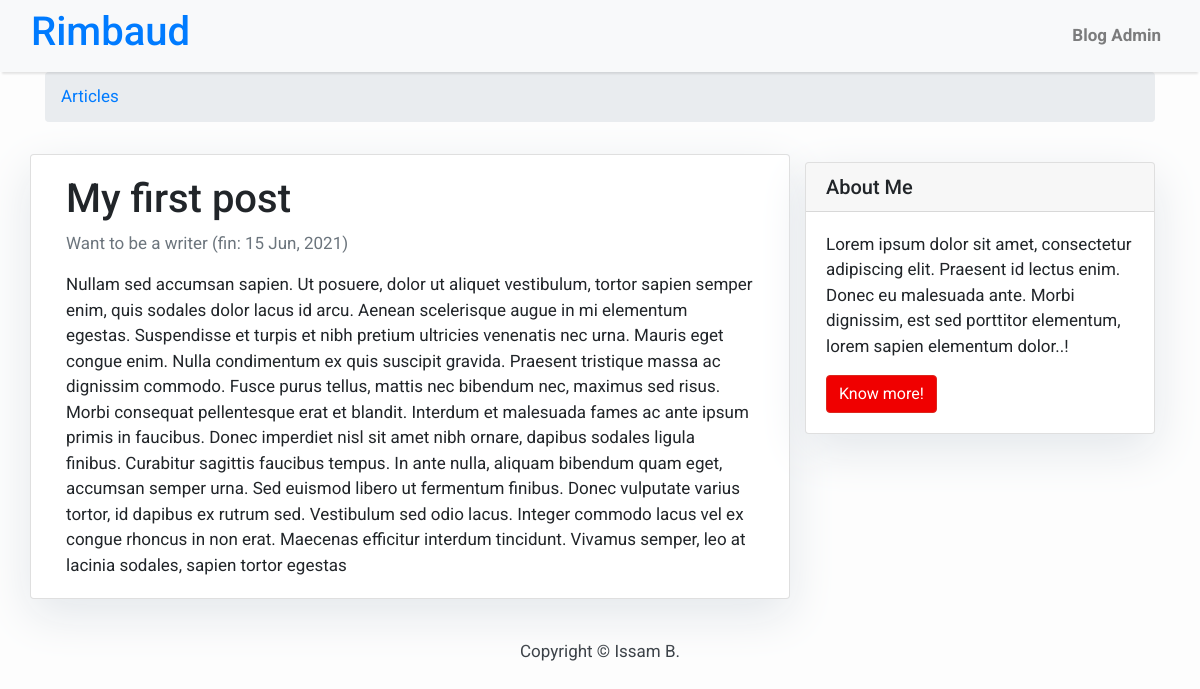
The app's page /article/2 with its own data.
### blog/models.py (models this page shows)
class Article(models.Model):
    title = models.CharField("Titre", max_length=25)
    description = models.CharField("Déscription", max_length=50)
    article = models.TextField("Article", max_length=1000)
    visibility_date_limit = models.DateField("Date limite de parution")
    visible_only_by_admin = models.BooleanField("Article visible par l'administrateur uniquement", default=True)

### blog/views.py (the view)
# urls.py: path("article/<str:id>", views.get_article),
def get_article(request, id: str):
    print(f'id: {id.__class__.__name__}')
    query = (__find_articles_query(request.user.is_superuser).filter(id=id).first())
    article = {"article": query}
    return render(request, "post_detail.html", article)

### blog/views.py (called while the page is built)
def __find_articles_query(is_admin: bool = False) -> QuerySet:
    articles = Article.objects.exclude(
        visibility_date_limit__lt=datetime.datetime.now(),
    ).order_by("id")
    if not is_admin:
        articles = articles.exclude(
            visible_only_by_admin=True,
        )
    return articles

### blog/templates/post_detail.html
{% extends 'base.html' %} {% block content %}
<div class="container">
  <nav aria-label="breadcrumb">
    <ol class="breadcrumb">
      <li class="breadcrumb-item active" aria-current="page">
        <a href="{% url 'home' %}">Articles</a>
      </li>
    </ol>
  </nav>
    <div class="row">
    <div class="col-md-8 card mb-4  mt-3 left  top">
      <div class="card-body">
        <h1>{% block title %} {{ article.title }} {% endblock title %}</h1>
        <p class=" text-muted">{{ article.description }} (fin: {{ article.visibility_date_limit |date:"d M, Y" }})</p>
        <p class="card-text ">{{ article.article | safe }}</p>
      </div>
    </div>
    {% block sidebar %} {% include 'sidebar.html' %} {% endblock sidebar %}
  </div>
</div>
{% endblock content %}

### blog/templates/base.html (style rules this page uses)
body { font-family: "Roboto", sans-serif; font-size: 17px; background-color: #fdfdfd; }

### blog/templates/sidebar.html (style rules this page uses)
.card { box-shadow: 0 16px 48px #E3E7EB; }

### records on screen
Article: title "My first post", description "Want to be a writer", visibility_date_limit "15 Jun, 2021", article "Nullam sed accumsan sapien. Ut posuere, dolor ut aliquet vestibulum, tortor sapien semper enim, quis sodales dolor lacus id arcu. Aenean scelerisque augue in mi elementum egestas. Suspendisse et turpis et nibh pretium ultricies venenatis nec urna. Mauris eget congue enim. Nulla condimentum ex quis suscipit gravida. Praesent tristique massa ac dignissim commodo. Fusce purus tellus, mattis nec bibendum nec, maximus sed risus. Morbi consequat pellentesque erat et blandit. Interdum et malesuada fames ac ante ipsum primis in faucibus. Donec imperdiet nisl sit amet nibh ornare, dapibus sodales ligula finibus. Curabitur sagittis faucibus tempus. In ante nulla, aliquam bibendum quam eget, accumsan…"

### other values on screen
{{ site_title|default:_('Blog Admin') }} "Blog Admin"
